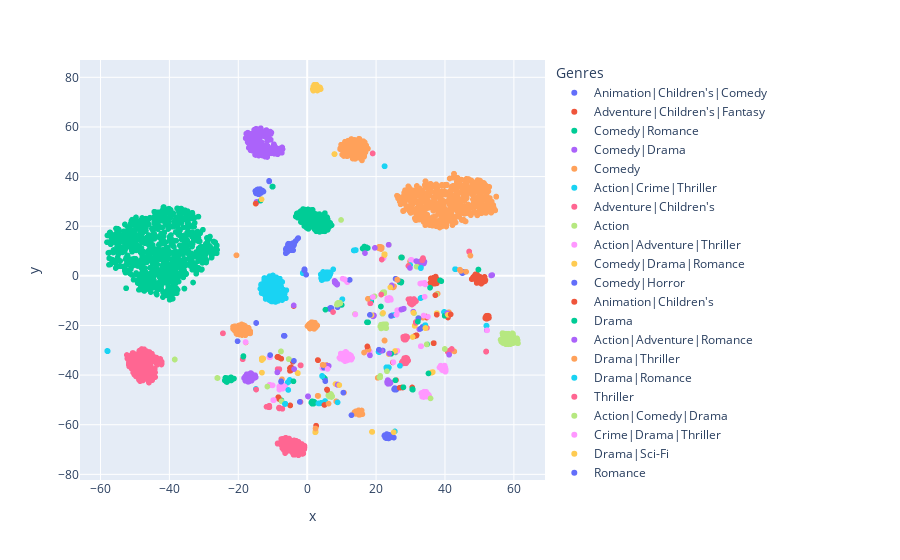

Notebook code for this chart:
### Code cell
fig = px.scatter(tsne_df, x='x', y='y', color='Genres')
fig.show()
